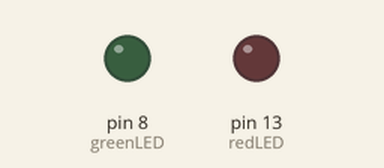
The sketch below on a simulated Arduino Uno, built with avr-gcc and run on an emulated ATmega328P. On the bench: output pins drawn as LEDs (lit = HIGH).

Above: at 1.0 s.
At 5.65 s:
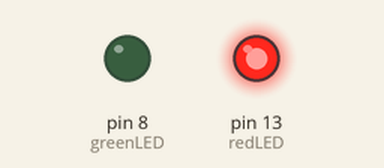
At 9.0 s:
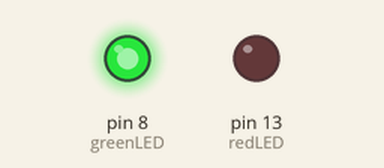
Timing chart, 0 to 9.4 s (numbered marks = the images above):
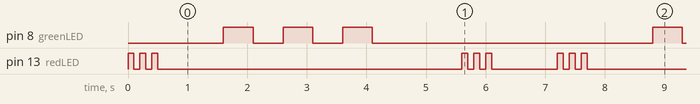

The sketch:

SOS_uno.ino
```cpp
int redLED=13;
int greenLED=8;
float pi=3.14;
int dit=100;
int dah=500;
int longW=1000;

String myName="Andres";

void setup() {
  // put your setup code here, to run once:
pinMode(redLED,OUTPUT);
pinMode(greenLED,OUTPUT);
}

void loop() {
  // put your main code here, to run repeatedly:
digitalWrite(redLED,HIGH);delay(dit);
digitalWrite(redLED,LOW);delay(dit);
digitalWrite(redLED,HIGH);delay(dit);
digitalWrite(redLED,LOW);delay(dit);
digitalWrite(redLED,HIGH);delay(dit);
digitalWrite(redLED,LOW);delay(dit);delay(longW);

digitalWrite(greenLED,HIGH);delay(dah);
digitalWrite(greenLED,LOW);delay(dah);
digitalWrite(greenLED,HIGH);delay(dah);
digitalWrite(greenLED,LOW);delay(dah);
digitalWrite(greenLED,HIGH);delay(dah);
digitalWrite(greenLED,LOW);delay(dah);delay(longW);

digitalWrite(redLED,HIGH);delay(dit);
digitalWrite(redLED,LOW);delay(dit);
digitalWrite(redLED,HIGH);delay(dit);
digitalWrite(redLED,LOW);delay(dit);
digitalWrite(redLED,HIGH);delay(dit);
digitalWrite(redLED,LOW);delay(dit);delay(longW);
}
```

Measured:
- by itself, pin 8 (greenLED): repeats every 7.2 s: 2 × (LOW 0.50 s, HIGH 0.50 s), LOW 4.7 s, HIGH 0.50 s
- by itself, pin 13 (redLED): repeats every 7.2 s: 2 × (LOW 0.10 s, HIGH 0.10 s), LOW 5.1 s, 2 × (HIGH 0.10 s, LOW 0.10 s), HIGH 0.10 s, LOW 1.1 s, HIGH 0.10 s
- by itself, everything shown: repeats every 7.2 s, in 18 steps
